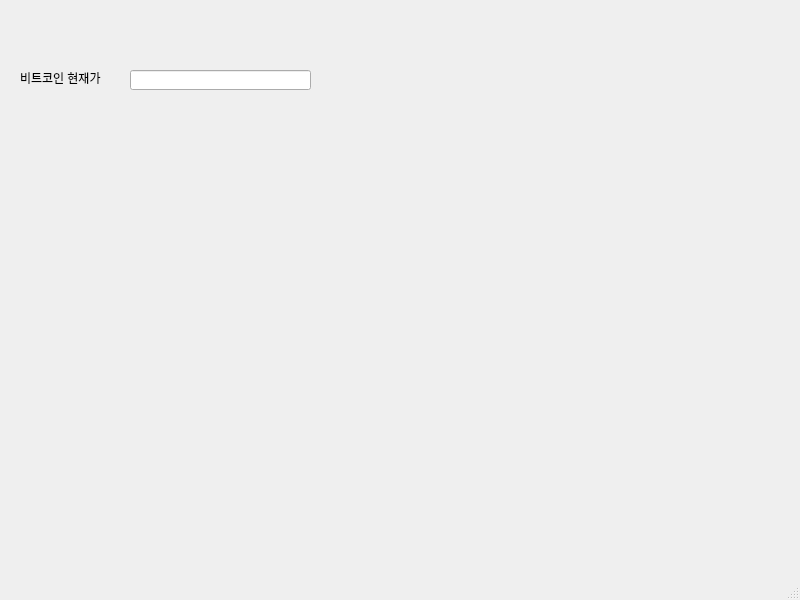
<?xml version="1.0" encoding="UTF-8"?>
<ui version="4.0">
 <class>MainWindow</class>
 <widget class="QMainWindow" name="MainWindow">
  <property name="geometry">
   <rect>
    <x>0</x>
    <y>0</y>
    <width>800</width>
    <height>600</height>
   </rect>
  </property>
  <property name="windowTitle">
   <string>MainWindow</string>
  </property>
  <widget class="QWidget" name="centralwidget">
   <widget class="QLabel" name="label">
    <property name="geometry">
     <rect>
      <x>20</x>
      <y>70</y>
      <width>91</width>
      <height>16</height>
     </rect>
    </property>
    <property name="text">
     <string>비트코인 현재가</string>
    </property>
   </widget>
   <widget class="QLineEdit" name="lineEdit">
    <property name="geometry">
     <rect>
      <x>130</x>
      <y>70</y>
      <width>181</width>
      <height>20</height>
     </rect>
    </property>
   </widget>
  </widget>
  <widget class="QMenuBar" name="menubar">
   <property name="geometry">
    <rect>
     <x>0</x>
     <y>0</y>
     <width>800</width>
     <height>21</height>
    </rect>
   </property>
  </widget>
  <widget class="QStatusBar" name="statusbar"/>
 </widget>
 <resources/>
 <connections/>
</ui>
